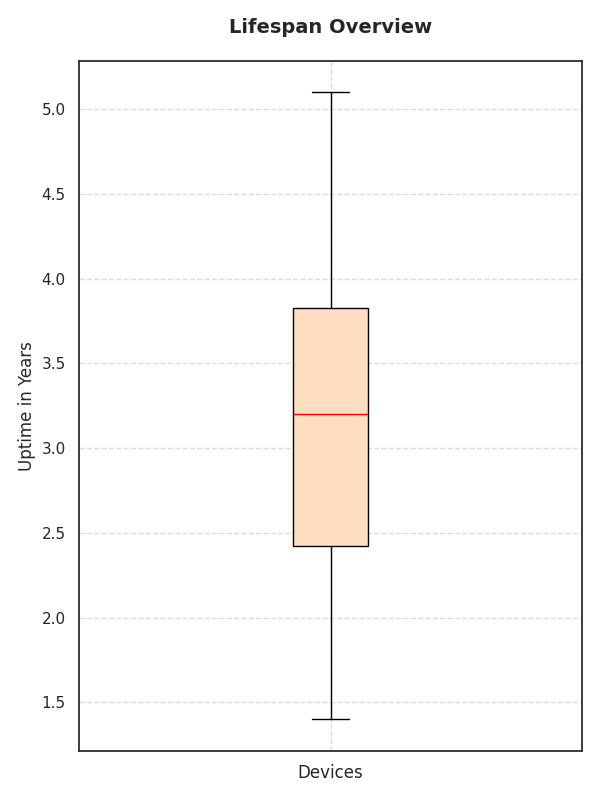

Reproduce this figure in Python.
import matplotlib.pyplot as plt

# Modified content within the lifespan data while preserving dimensional structure
all_devices_lifespan = [3.8, 5, 4.2, 2.5, 3.3, 4, 3.5, 3.2, 4.5, 3, 
                        3.1, 4.7, 4.1, 2.6, 5.1, 4.4, 4.8, 2.9, 3, 3.2, 
                        3, 1.9, 2.1, 3.1, 2.2, 3.8, 1.5, 3.6, 3.7, 3.9, 
                        1.8, 2, 1.4, 2, 3.5, 3.3, 1.7, 2.8, 1.6, 3.7]

fig, ax = plt.subplots(figsize=(6, 8))
ax.boxplot(all_devices_lifespan, vert=True, patch_artist=True, 
           boxprops=dict(facecolor='#FFDDC1', color='black'), 
           whiskerprops=dict(color='black'), 
           capprops=dict(color='black'), 
           medianprops=dict(color='red'))

# Randomly altered textual elements
titles = ['Super Gadget Life', 'Lifespan Overview', 'Longevity of Devices']
y_labels = ['Years of Service', 'Functional Period (years)', 'Uptime in Years']
x_labels = ['Devices', 'Tech Gadgets', 'All Units']

ax.set_title(titles[1], fontsize=14, weight='bold', pad=20)
ax.set_ylabel(y_labels[2], fontsize=12)
ax.set_xticklabels([x_labels[0]], fontsize=12)
ax.grid(True, linestyle='--', alpha=0.7)
plt.tight_layout()
plt.show()
